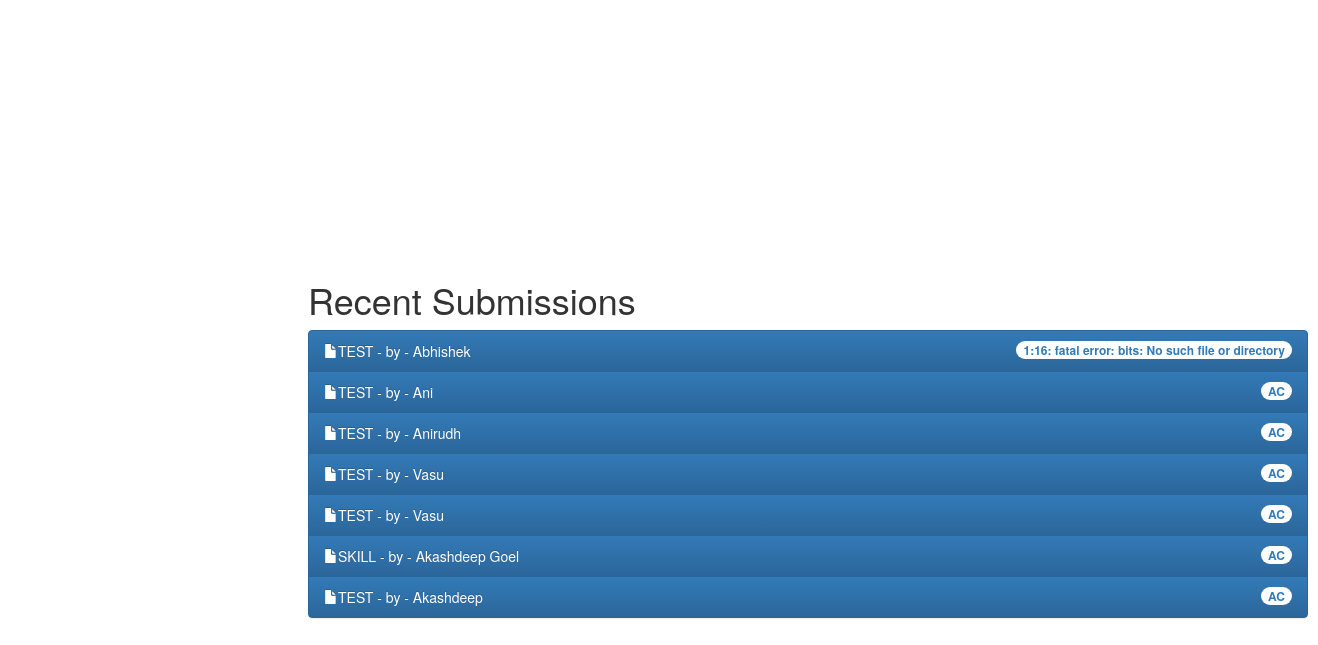
Page /Codemania/submissions/ on the earlier database version.
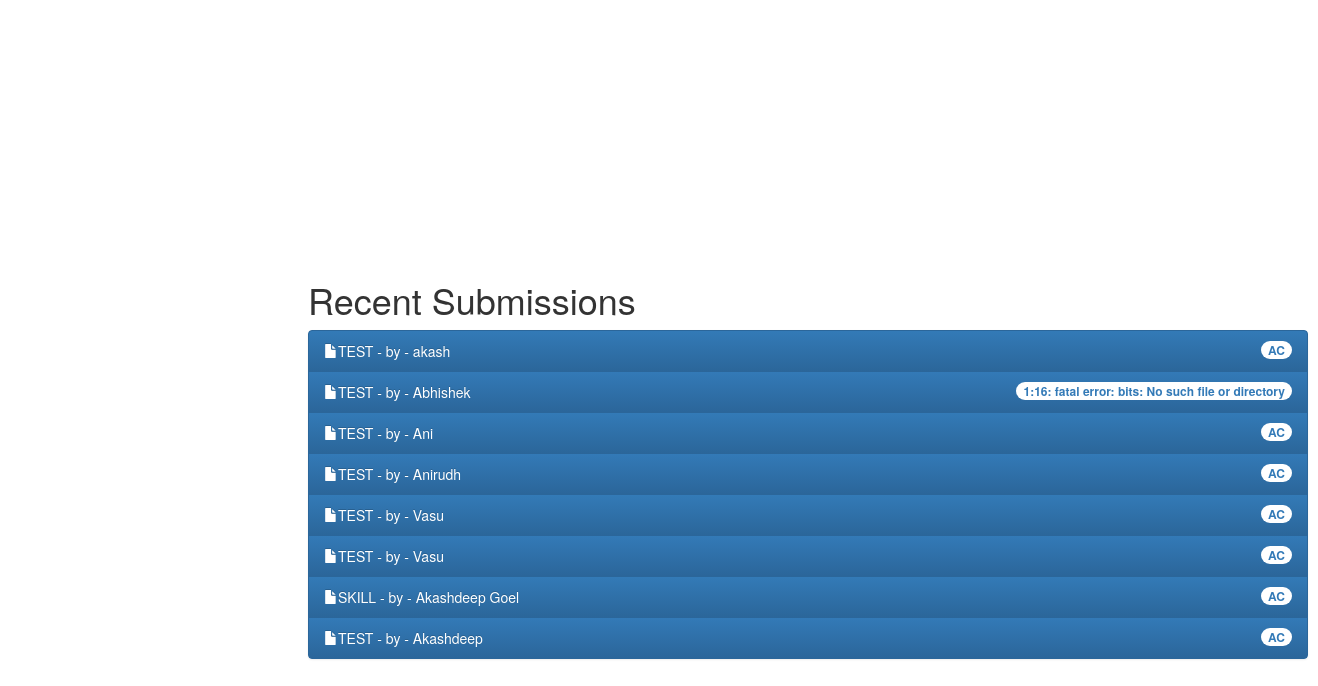
Same page on the later database version.
### Codemania/models.py (models this page shows, shortened)
class Problem_submission(models.Model):
	submission = models.CharField(max_length = 4000000)
	problem_title = models.CharField(max_length=100)
	status = models.CharField(max_length = 20)
	running_time = models.CharField(max_length = 100)
	submitted_by = models.CharField(max_length = 100)
	submitted_at = models.DateTimeField('Submission Time')
	memory_used = models.CharField(max_length = 100)
	id = models.AutoField(primary_key=True)

### Codemania/views.py (the view)
def getSubmissions(request):
	submissions = Problem_submission.objects.order_by('-submitted_at')
	context = RequestContext(request, {'submissions':submissions,})
	return render(request,"Codemania/submissions.html",context)

### Codemania/templates/Codemania/submissions.html (shortened to what this page needs)
<html>
<head>
<link rel="stylesheet" href="https://maxcdn.bootstrapcdn.com/bootstrap/3.3.5/css/bootstrap.min.css">
<link rel="stylesheet" href="https://maxcdn.bootstrapcdn.com/bootstrap/3.3.5/css/bootstrap-theme.min.css">
</head>
<body>
{% if submissions %}
<div class="bs-example">
<h1 id = "title">Recent Submissions</h1>
    <div class="list-group">
        {% for submission in submissions %}
        <a href="#" class="list-group-item active">
            <span class="glyphicon glyphicon-file"></span>{{ submission.problem_title }} - by - {{ submission.submitted_by }} <span class="badge">{{submission.status}}</span>
        </a>
        {% endfor %}
    </div>
</div>
{% else %}
    <p>No Submissions Yet.</p>
{% endif %}
</body>
</html>

Differences in the rows shown:
added Problem_submission: problem_title "TEST", submitted_by "akash", status "AC"
